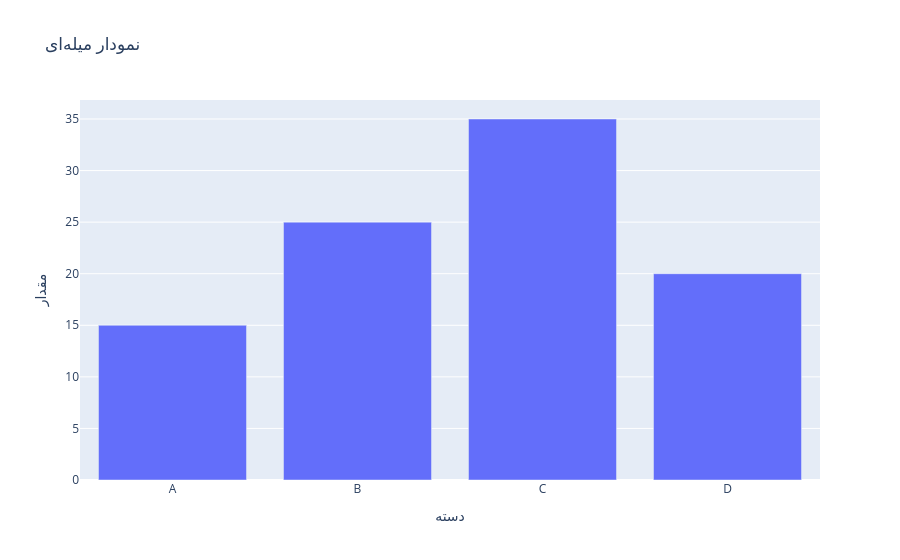

This figure's notebook cell:
### Code cell
# داده نمونه
categories = ['A', 'B', 'C', 'D']
values = [15, 25, 35, 20]

data = pd.DataFrame({'Category': categories, 'Value': values})

fig = px.bar(data, x='Category', y='Value', title='نمودار میلهای', labels={'Category': 'دسته', 'Value': 'مقدار'}) # رسم نمودار میلهای
fig.show()

### Figure 1 — Plotly figure (JSON) as saved in the notebook; plotly's stock layout.template omitted (floating-point values rounded to 4 significant figures)
{"data": [{"alignmentgroup": "True", "hovertemplate": "دسته=%{x}<br>مقدار=%{y}<extra></extra>", "legendgroup": "", "marker": {"color": "#636efa", "pattern": {"shape": ""}}, "name": "", "offsetgroup": "", "orientation": "v", "showlegend": false, "textposition": "auto", "type": "bar", "x": ["A", "B", "C", "D"], "xaxis": "x", "y": [15, 25, 35, 20], "yaxis": "y"}], "layout": {"barmode": "relative", "legend": {"tracegroupgap": 0}, "title": {"text": "نمودار میلهای"}, "xaxis": {"anchor": "y", "domain": [0, 1], "title": {"text": "دسته"}}, "yaxis": {"anchor": "x", "domain": [0, 1], "title": {"text": "مقدار"}}}}
